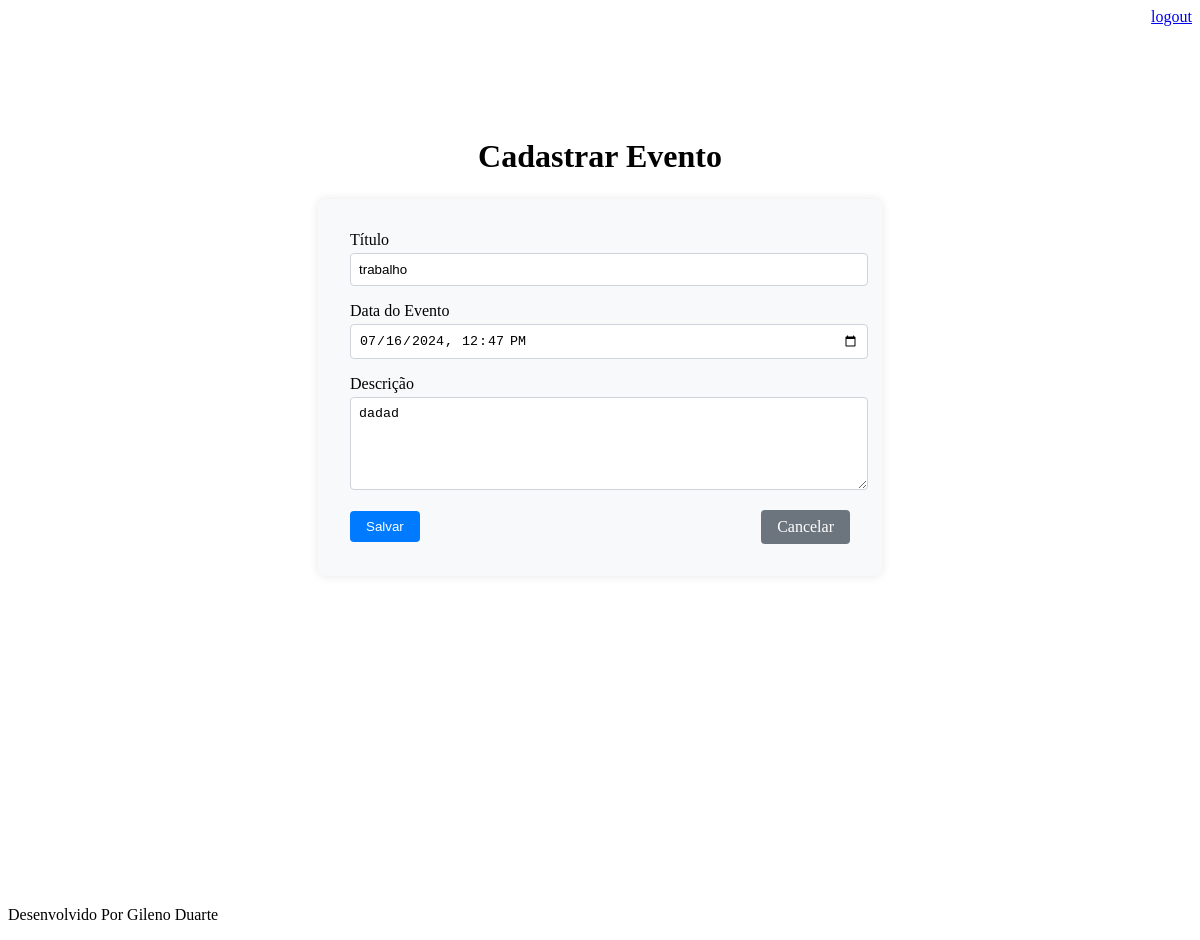
The page /agenda/evento/?id=26 (signed in) on the database its author committed.
### core/models.py (models this page shows, shortened)
class Evento(models.Model):
    titulo=models.CharField(max_length=100)
    descricao=models.TextField(blank=True, null=True)
    data_evento = models.DateTimeField()
    data_criacao= models.DateTimeField(auto_now=True)
    usuario = models.ForeignKey(User, on_delete=models.CASCADE)
    class Meta:
        db_table = 'evento'
    def get_data_input_evento(self):
        return self.data_evento.strftime('%Y-%m-%dT%H:%M')

### core/views.py (the view)
# urls.py: path('agenda/evento/', views.evento, name='evento'),
@login_required(login_url='/login/')
def evento(request):
    id_envento = request.GET.get('id')
    dados={}
    if id_envento:
        dados['evento'] = Evento.objects.get(id=id_envento)
    return render(request,'evento.html', dados)

### templates/evento.html (shortened to what this page needs)
{% extends "model-page.html" %}
{% block content %}
    <div class="container">
            <h1>Cadastrar Evento</h1>
            <form action="submit" method="post" class="form">
                <div class="form-group">
                    <label for="titulo">Título</label>
                    <input type="text" id="titulo" name="titulo" value="{{ evento.titulo }}" class="form-control">
                </div>
                <div class="form-group">
                    <label for="data_evento">Data do Evento</label>
                    <input type="datetime-local" id="data_evento" name="data_evento" value="{{ evento.get_data_input_evento }}" class="form-control">
                </div>
                <div class="form-group">
                    <label for="descricao">Descrição</label>
                    <textarea id="descricao" name="descricao" rows="5" cols="23" class="form-control">{{ evento.descricao }}</textarea>
                </div>
                <div class="form-actions">
                    <button type="submit" class="btn btn-primary">Salvar</button>
                    <a href="/" class="btn btn-secondary">Cancelar</a>
                </div>
            </form>
    </div>
{% endblock %}

### static/css/evento.css (style rules this page uses)
.container { display: flex; flex-direction: column; align-items: center; justify-content: center; min-height: 100vh; padding: 2rem; }
h1 { margin-bottom: 1.5rem; }
.form { width: 100%; max-width: 500px; background-color: #f8f9fa; padding: 2rem; border-radius: 0.5rem; box-shadow: 0 0 10px rgba(0, 0, 0, 0.1); margin-bottom: 20%; }
.form-group { margin-bottom: 1rem; width: 100%; }
.form-control { width: 100%; padding: 0.5rem; margin-top: 0.25rem; border: 1px solid #ced4da; border-radius: 0.25rem; }
.form-actions { display: flex; justify-content: space-between; align-items: center; margin-top: 1rem; }
.btn { padding: 0.5rem 1rem; border: none; border-radius: 0.25rem; text-decoration: none; cursor: pointer; }
.btn-primary { background-color: #007bff; color: white; }
.btn-secondary { background-color: #6c757d; color: white; }

### rows shown on the page
Evento: titulo "trabalho", data_evento "07/16/2024 12:47", descricao "dadad"
